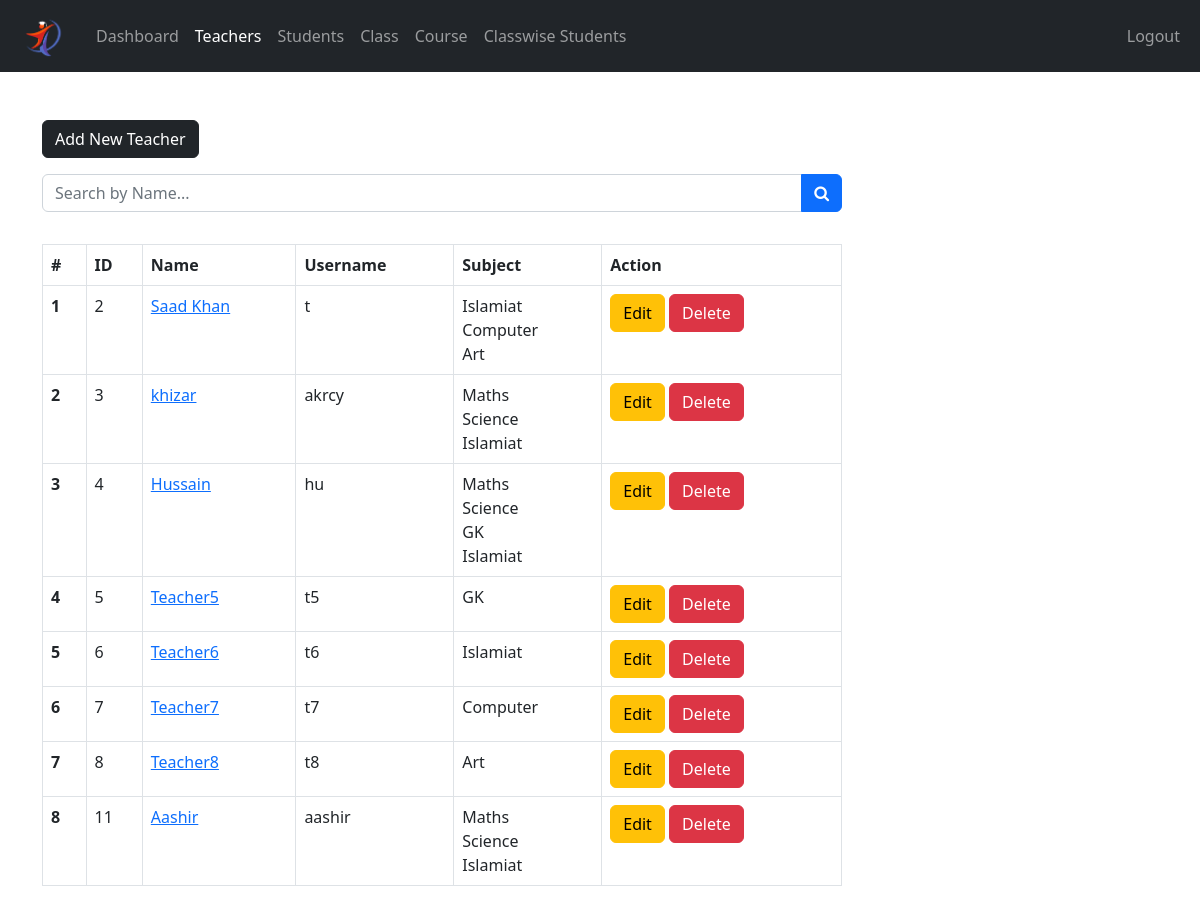
Screenshot of /UI/admin/teacher.php (signed in) with the database file from the repository.
### tables this page shows
CREATE TABLE `teacher` (
  `idTeacher` int(11) NOT NULL AUTO_INCREMENT,
  `userID` int(11) NOT NULL,
  `name` varchar(45) NOT NULL,
  `gender` varchar(10) NOT NULL,
  `email` varchar(45) DEFAULT NULL,
  `phone_no` varchar(45) DEFAULT NULL,
  `Education` varchar(45) NOT NULL,
  `Address` varchar(45) DEFAULT NULL,
  `DOB` date NOT NULL,
  `CNIC_NO` varchar(45) NOT NULL,
  `Date_of_joining` date NOT NULL,
  PRIMARY KEY (`idTeacher`),
  UNIQUE KEY `CNIC_NO_UNIQUE` (`CNIC_NO`),
  KEY `fk_Teacher_USER1_idx` (`userID`),
  CONSTRAINT `fk_Teacher_USER1` FOREIGN KEY (`userID`) REFERENCES `user` (`UserID`)
);

CREATE TABLE `user` (
  `UserID` int(11) NOT NULL AUTO_INCREMENT,
  `username` varchar(45) NOT NULL,
  `password` varchar(45) DEFAULT NULL,
  `Role` enum('Teacher','Admin','Student') NOT NULL,
  PRIMARY KEY (`UserID`)
);

CREATE TABLE `teacher_subjects` (
  `TeacherId` int(11) NOT NULL,
  `SubID` int(11) NOT NULL,
  PRIMARY KEY (`TeacherId`,`SubID`),
  KEY `fk_Teacher_has_Subject_Subject1_idx` (`SubID`),
  KEY `fk_Teacher_has_Subject_Teacher1_idx` (`TeacherId`),
  CONSTRAINT `fk_Teacher_has_Subject_Subject1` FOREIGN KEY (`SubID`) REFERENCES `subject` (`idSubject`) ON DELETE CASCADE,
  CONSTRAINT `fk_Teacher_has_Subject_Teacher1` FOREIGN KEY (`TeacherId`) REFERENCES `teacher` (`idTeacher`) ON DELETE CASCADE
);

CREATE TABLE `subject` (
  `idSubject` int(11) NOT NULL AUTO_INCREMENT,
  `name` varchar(45) NOT NULL,
  PRIMARY KEY (`idSubject`)
);

### UI/admin/data/teacher.php (called while the page is built, shortened)
<?php
function getTeachersSubjects($teacher_id, $conn)
{
  $sql = "SELECT ts.TeacherId, s.idSubject, s.name AS subject_name, t.name AS teacher_name
            FROM subject s
            INNER JOIN teacher_subjects ts ON s.idSubject = ts.SubID
            INNER JOIN teacher t ON ts.TeacherId = t.idTeacher
            WHERE ts.TeacherId=?";
  $stmt = $conn->prepare($sql);
  $stmt->execute([$teacher_id]);
  $results = $stmt->fetchAll(PDO::FETCH_ASSOC);
  if (empty($results)) {
    return 0;
  } else {
    return $results;
  }
}
function getAllTeachers($conn)
{
  $sql = "SELECT * FROM teacher inner join user on teacher.userID=user.userID";
  $stmt = $conn->prepare($sql);
  $stmt->execute();
  if ($stmt->rowCount() >= 1) {
    $teachers = $stmt->fetchAll();
    return $teachers;
  } else {
    return 0;
  }
}

### UI/admin/teacher.php (the view, shortened to what this page needs)
<?php
if (
  isset($_SESSION['UserID']) &&
  isset($_SESSION['role'])
) {
  if ($_SESSION['role'] == 'Admin') {
    include "../DB_connection.php";
    include "data/teacher.php";
    $teachers = getAllTeachers($conn);
    ?>
    <!DOCTYPE html>
    <html lang="en">
    <head>
      <link rel="stylesheet" href="https://cdn.jsdelivr.net/npm/bootstrap@5.2.0/dist/css/bootstrap.min.css">
      <link rel="stylesheet" href="../css/style.css">
      <link rel="stylesheet" href="https://cdnjs.cloudflare.com/ajax/libs/font-awesome/4.7.0/css/font-awesome.min.css">
    </head>
    <body>
      <?php
      include "inc/navbar.php";
      if ($teachers != 0) {
        ?>
        <div class="container mt-5">
          <a href="teacher-add.php" class="btn btn-dark">Add New Teacher</a>
          <form action="teacher-search.php" class="mt-3 n-table" method="get">
            <div class="input-group mb-3">
              <input type="text" class="form-control" name="searchKey"
                placeholder="Search by Name...">
              <button class="btn btn-primary">
                <i class="fa fa-search" aria-hidden="true"></i>
              </button>
            </div>
          </form>
          <div class="table-responsive">
            <table class="table table-bordered mt-3 n-table">
              <thead>
                <tr>
                  <th scope="col">#</th>
                  <th scope="col">ID</th>
                  <th scope="col">Name</th>
                  <th scope="col">Username</th>
                  <th scope="col">Subject</th>
                  <th scope="col">Action</th>
                </tr>
              </thead>
              <tbody>
                <?php
                $i = 0;
                foreach ($teachers as $teacher) {
                  $i++; ?>
                  <tr>
                    <th scope="row"><?= $i ?></th>
                    <td><?= $teacher['idTeacher'] ?></td>
                    <td><a href="teacher-view.php?idTeacher=<?= $teacher['idTeacher'] ?>">
                        <?= $teacher['name'] ?></a></td>
                    <td><?= $teacher['username'] ?></td>
                    <td>
                      <?php
                      $subjects = getTeachersSubjects($teacher['idTeacher'], $conn);
                      if ($subjects !== 0) {
                        foreach ($subjects as $subject) {
                          echo $subject['subject_name'] . "<br>";
                        }
                      } else {
                        echo "No data found.";
                      }
                      ?>
                    </td>
                    <td>
                      <a href="teacher-edit.php?idTeacher=<?= $teacher['idTeacher'] ?>" class="btn btn-warning">Edit</a>
                      <a href="teacher-delete.php?idTeacher=<?= $teacher['idTeacher'] ?>" class="btn btn-danger">Delete</a>
                    </td>
                  </tr>
                <?php } ?>
              </tbody>
            </table>
          </div>
        <?php } else { ?>
          <div class="alert alert-info .w-450 m-5" role="alert">
            Empty!
          </div>
        <?php } ?>
      </div>
    </body>
    </html>
    <?php
  } else {
    header("Location: ../login.php");
    exit;
  }
} else {
  header("Location: ../login.php");
  exit;
}
?>

### UI/css/style.css (style rules this page uses)
.n-table { max-width: 800px; }

### rows the page displays
teacher: idTeacher "2", name "Saad Khan", userID.username "t"
teacher_subjects: SubID.name "Islamiat"
teacher_subjects: SubID.name "Computer"
teacher_subjects: SubID.name "Art"
teacher: idTeacher "3", name "khizar", userID.username "akrcy"
teacher_subjects: SubID.name "Maths"
teacher_subjects: SubID.name "Science"
teacher_subjects: SubID.name "Islamiat"
teacher: idTeacher "4", name "Hussain", userID.username "hu"
teacher_subjects: SubID.name "Maths"
teacher_subjects: SubID.name "Science"
teacher_subjects: SubID.name "GK"
teacher_subjects: SubID.name "Islamiat"
teacher: idTeacher "5", name "Teacher5", userID.username "t5"
teacher_subjects: SubID.name "GK"
teacher: idTeacher "6", name "Teacher6", userID.username "t6"
teacher_subjects: SubID.name "Islamiat"
teacher: idTeacher "7", name "Teacher7", userID.username "t7"
teacher_subjects: SubID.name "Computer"
teacher: idTeacher "8", name "Teacher8", userID.username "t8"
teacher_subjects: SubID.name "Art"
teacher: idTeacher "11", name "Aashir", userID.username "aashir"
teacher_subjects: SubID.name "Maths"
teacher_subjects: SubID.name "Science"
teacher_subjects: SubID.name "Islamiat"
